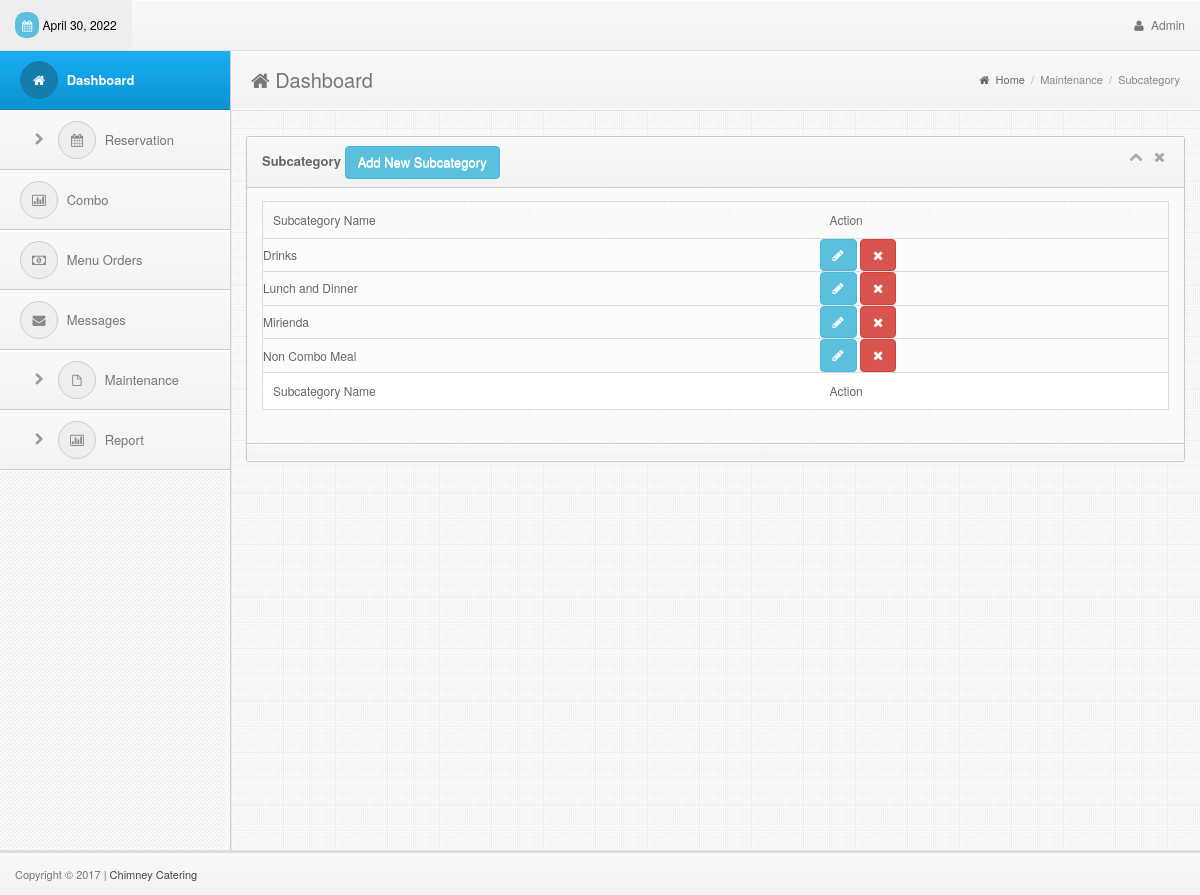
/admin/subcategory.php (signed in), run on the app's committed database.
### tables this page shows
CREATE TABLE `subcategory` (
  `subcat_id` int(11) NOT NULL,
  `subcat_name` varchar(30) NOT NULL
);

### admin/subcategory.php (the view, shortened to what this page needs)
<!DOCTYPE html>
<html lang="en">
<head>
  <?php include('../includes/links.php');?>
</head>
<body>
<div class="navbar navbar-fixed-top bs-docs-nav" role="banner">
    <div class="conjtainer">
      <?php include('../includes/topbar.php');?>
    </div>
  </div>
<div class="content" style="margin-top:10px">
    <?php include('../includes/sidebar.php');?>
    <div class="mainbar">
      <div class="page-head">
        <h2 class="pull-left"><i class="fa fa-home"></i> Dashboard</h2>
        <div class="bread-crumb pull-right">
          <a href="index.html"><i class="fa fa-home"></i> Home</a>
          <span class="divider">/</span>
          <a href="#" class="bread-current">Maintenance</a>
          <span class="divider">/</span>
          <a href="#" class="bread-current">Subcategory</a>
        </div>
        <div class="clearfix"></div>
      </div>
      <div class="matter">
        <div class="container">
          <div class="row">
            <div class="col-md-12">
              <div class="widget">
                <div class="widget-head">
                  <div class="pull-left"> Subcategory
                    <a href="#addModal" class="btn btn-info" data-toggle="modal">Add New Subcategory</a>
                  </div>
                  <div class="widget-icons pull-right">
                    <a href="#" class="wminimize"><i class="fa fa-chevron-up"></i></a>
                    <a href="#" class="wclose"><i class="fa fa-times"></i></a>
                  </div>
                  <div class="clearfix"></div>
                </div>
                <div class="widget-content">
                  <div class="padd">
              <div class="page-tables">
                <div class="table-responsive">
                  <table cellpadding="0" cellspacing="0" border="0" id="data-table" width="100%">
                    <thead>
                      <tr>
                        <th>Subcategory Name</th>
                        <th>Action</th>
                      </tr>
                    </thead>
                    <tbody>
<?php
include('../includes/dbcon.php');
    $query=mysqli_query($con,"select * from subcategory order by subcat_name")or die(mysqli_error($con));
      while ($row=mysqli_fetch_array($query)){
        $id=$row['subcat_id'];
        $name=$row['subcat_name'];
?>
                      <tr>
                        <td><?php echo $name;?></td>
                        <td>
                              <a href="#update" class="btn btn-info" data-target="#update<?php echo $id;?>" data-toggle="modal">
                                <i class="fa fa-pencil"></i>
                              </a>
                            <a href="#delete" class="btn btn-danger" data-target="#delete<?php echo $id;?>" data-toggle="modal">
                                <i class="fa fa-times"></i>
                              </a>
                        </td>
                      </tr>
<?php }?>
                    </tbody>
                    <tfoot>
                      <tr>
                        <th>Subcategory Name</th>
                        <th>Action</th>
                      </tr>
                    </tfoot>
                  </table>
                </div>
                </div>
              </div>
                  </div>
                  <div class="widget-foot">
                  </div>
                </div>
              </div>
            </div>
          </div>
        </div>
      </div>
    </div>
<?php include('../includes/footer.php');?>
</body>
</html>

### admin/css/style.css (style rules this page uses)
body { font-size: 12px; line-height: 22px; color: #666; border-top: 3px solid #eee; background:#343434 url("../img/back.png") repeat; padding-top: 37px; -webkit-font-smoothing: antialiased; }
h1,h2,h3,h4,h5,h6 { padding: 2px 0px; margin: 2px 0px; color: #777; }
h2 { font-size: 25px; line-height: 35px; }
a { color: #026b9c; }
.navbar * { font-weight: normal !important; text-shadow:none !important; }
.navbar { background-color: #f8f8f8; background: -webkit-gradient(linear, left top, left bottom, from(#f8f8f8), to(#f2f2f2)); background: -webkit-linear-gradient(top, #f8f8f8, #f2f2f2); background: -moz-linear-gradient(top, #f8f8f8, #f2f2f2); background: -ms-linear-gradient(top, #f8f8f8, #f2f2f2); background: -o-linear-gradient(top, #f8f8f8, #f2f2f2); background: linear-gradient(top, #f8f8f8, #f2f2f2); border-bottom: 1px solid #ddd; box-shadow: inset 0px 1px 1px #fff; }
.mainbar { position: relative; margin-left: 230px; margin-right: 0px; width: auto; background:#eee url("../img/main-back.png") repeat; border-left: 1px solid #ccc; z-index: 50; min-height: 800px; }
.mainbar .container { max-width:100% !important; width: 100% !important; }
.page-tables #data-table { margin-bottom: 20px; }
.page-tables #data-table { border:1px solid #ddd; }
.page-tables table#data-table thead th { padding:7px 10px; font-weight:normal; border-bottom:0px; }
.page-tables table#data-table tfoot th { border-top:1px solid #ddd; padding:7px 10px; font-weight:normal; background:#fff; }
.page-tables table#data-table td { background:#fcfcfc; border-top:1px solid #ddd; }
.mainbar .page-head { background-color: #f8f8f8; background: -webkit-gradient(linear, left top, left bottom, from(#f8f8f8), to(#f2f2f2)); background: -webkit-linear-gradient(top, #f8f8f8, #f2f2f2); background: -moz-linear-gradient(top, #f8f8f8, #f2f2f2); background: -ms-linear-gradient(top, #f8f8f8, #f2f2f2); background: -o-linear-gradient(top, #f8f8f8, #f2f2f2); background: linear-gradient(top, #f8f8f8, #f2f2f2); padding: 8px 20px; border-bottom: 1px solid #fff; box-shadow: inset 0px 1px 1px #fff; }
.mainbar .page-head h2 { font-weight: normal; font-size: 20px; }
.mainbar .bread-crumb { font-size: 11px; margin-top: 10px; color: #aaa; }
.mainbar .bread-crumb i { margin-right: 3px; }
.mainbar .bread-crumb .divider { margin: 0px 3px; }
.mainbar .bread-crumb a { color: #666; }
.mainbar .bread-crumb a.bread-current { color: #888; }
.mainbar .matter { border-top: 1px solid #ddd; padding: 15px 0px; }
.widget { border: 1px solid #c9c9c9; border-radius: 3px; margin-top: 10px; margin-bottom: 20px; background: #fafafa url('../img/cream.png') repeat; }
.widget .padd, .modal-body { padding: 13px 15px; }
.widget .widget-head,.modal-header { background-color: #f8f8f8; background: -webkit-gradient(linear, left top, left bottom, from(#f8f8f8), to(#f2f2f2)); background: -webkit-linear-gradient(top, #f8f8f8, #f2f2f2); background: -moz-linear-gradient(top, #f8f8f8, #f2f2f2); background: -ms-linear-gradient(top, #f8f8f8, #f2f2f2); background: -o-linear-gradient(top, #f8f8f8, #f2f2f2); background: linear-gradient(top, #f8f8f8, #f2f2f2); border-top-right-radius: 3px; border-top-left-radius: 3px; text-shadow:0px 1px #fff; border-bottom: 1px solid #ccc; border-top: 1px solid #fff; color: #666; font-size: 13px; font-weight: bold; padding: 8px 15px; }
.widget .widget-head .widget-icons i { font-size: 14px; margin: 0px 4px; }
.widget .widget-head .widget-icons a { color: #aaa; }
.widget .widget-foot, .modal-footer { background-color: #f8f8f8; background: -webkit-gradient(linear, left top, left bottom, from(#f8f8f8), to(#f2f2f2)); background: -webkit-linear-gradient(top, #f8f8f8, #f2f2f2); background: -moz-linear-gradient(top, #f8f8f8, #f2f2f2); background: -ms-linear-gradient(top, #f8f8f8, #f2f2f2); background: -o-linear-gradient(top, #f8f8f8, #f2f2f2); background: linear-gradient(top, #f8f8f8, #f2f2f2); border-bottom-right-radius: 3px; border-bottom-left-radius: 3px; text-shadow:0px 1px #fff; border-bottom: 1px solid #fff; border-top: 1px solid #ccc; padding: 8px 15px; font-size: 12px; color: #555; box-shadow: inset 0px 1px 1px #fff; }

### data on the page
subcategory: subcat_name "Drinks"
subcategory: subcat_name "Lunch and Dinner"
subcategory: subcat_name "Mirienda"
subcategory: subcat_name "Non Combo Meal"
